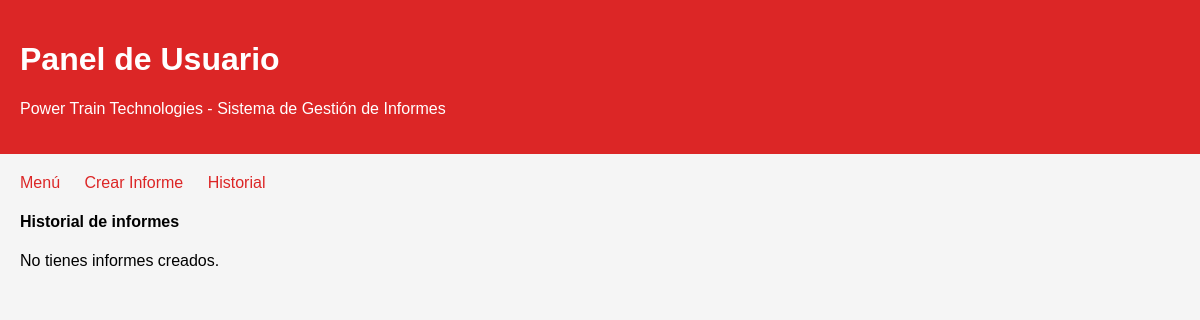
Page /historial/ (signed in) on the earlier database version.
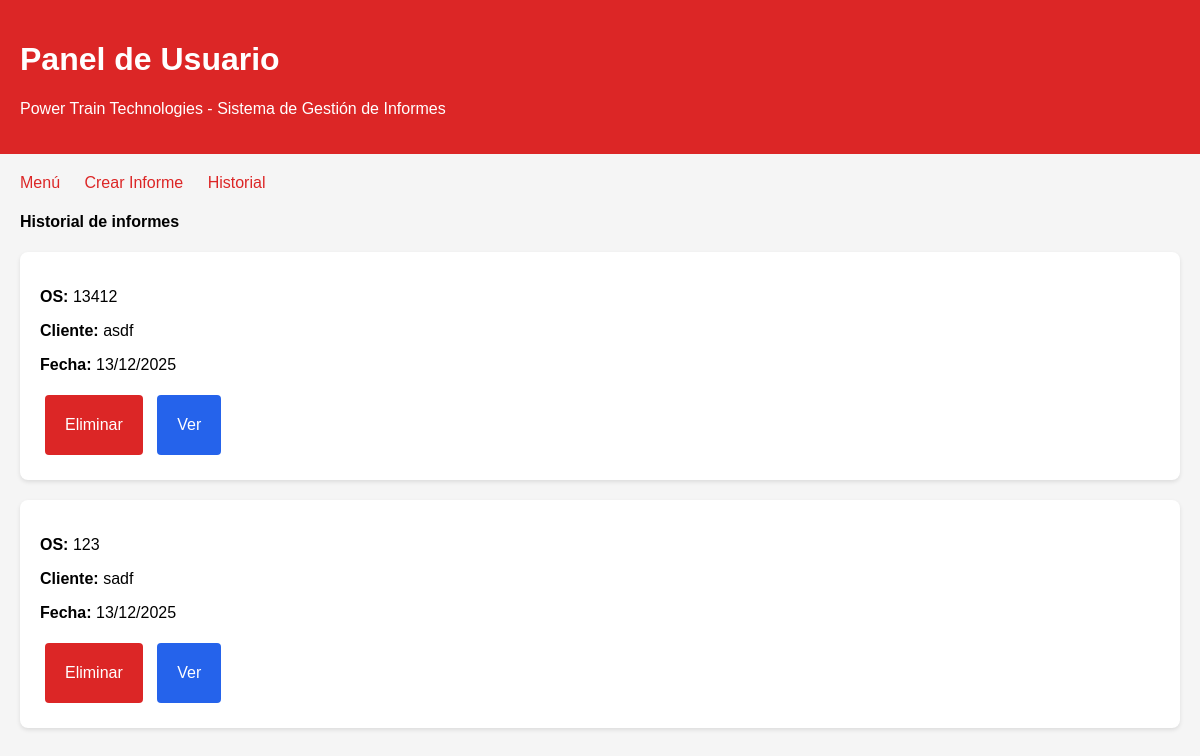
Same page on the later database version.
### admin_panel/models.py (models this page shows, shortened)
class Informe(models.Model):
    numero_os = models.CharField(max_length=50)
    marca = models.CharField(max_length=100)
    componente = models.ForeignKey(
    Componente,
    on_delete=models.PROTECT
    )
    cliente = models.CharField(max_length=200)
    aplicacion = models.CharField(max_length=100)
    autor = models.ForeignKey(
        settings.AUTH_USER_MODEL,
        on_delete=models.CASCADE,
        related_name="informes_creados"
    )
    inspector = models.ForeignKey(
        settings.AUTH_USER_MODEL,
        on_delete=models.CASCADE,
        related_name="informes_inspeccionados",
        null=True,
        blank=True
    )
    fecha_creacion = models.DateTimeField(auto_now_add=True)

### user_panel/views.py (the view)
# urls.py: path('historial/', views.historial, name='historial'),
@login_required
def historial(request):
    pending_ids = SolicitudCambio.objects.filter(
        tipo='eliminacion', estado='pendiente'
    ).values_list('informe_id', flat=True)
    informes = Informe.objects.filter(
        inspector=request.user
    ).exclude(id__in=pending_ids).order_by('-fecha_creacion')
    return render(request, 'user_panel/historial.html', {
        'informes': informes
    })

### user_panel/templates/user_panel/historial.html
{% extends "user_panel/base.html" %}
{% block content %}
<h4>Historial de informes</h4>
{% for informe in informes %}
<div class="card mb-3 p-3">
    <p><strong>OS:</strong> {{ informe.numero_os }}</p>
    <p><strong>Cliente:</strong> {{ informe.cliente }}</p>
    <p><strong>Fecha:</strong> {{ informe.fecha_creacion|date:"d/m/Y" }}</p>
    <div class="d-flex justify-content-between">
        <a href="{% url 'solicitar_eliminacion' informe.id %}"
           class="btn btn-danger">
            Eliminar
        </a>
        <a href="{% url 'ver_informe' informe.id %}"
           class="btn btn-primary">
            Ver
        </a>
    </div>
</div>
{% empty %}
<p>No tienes informes creados.</p>
{% endfor %}
{% endblock %}

Differences in the rows shown:
added Informe: numero_os "13412", cliente "asdf", fecha_creacion "13/12/2025"
added Informe: numero_os "123", cliente "sadf", fecha_creacion "13/12/2025"
Other differences:
text no longer shown: "No tienes informes creados."
